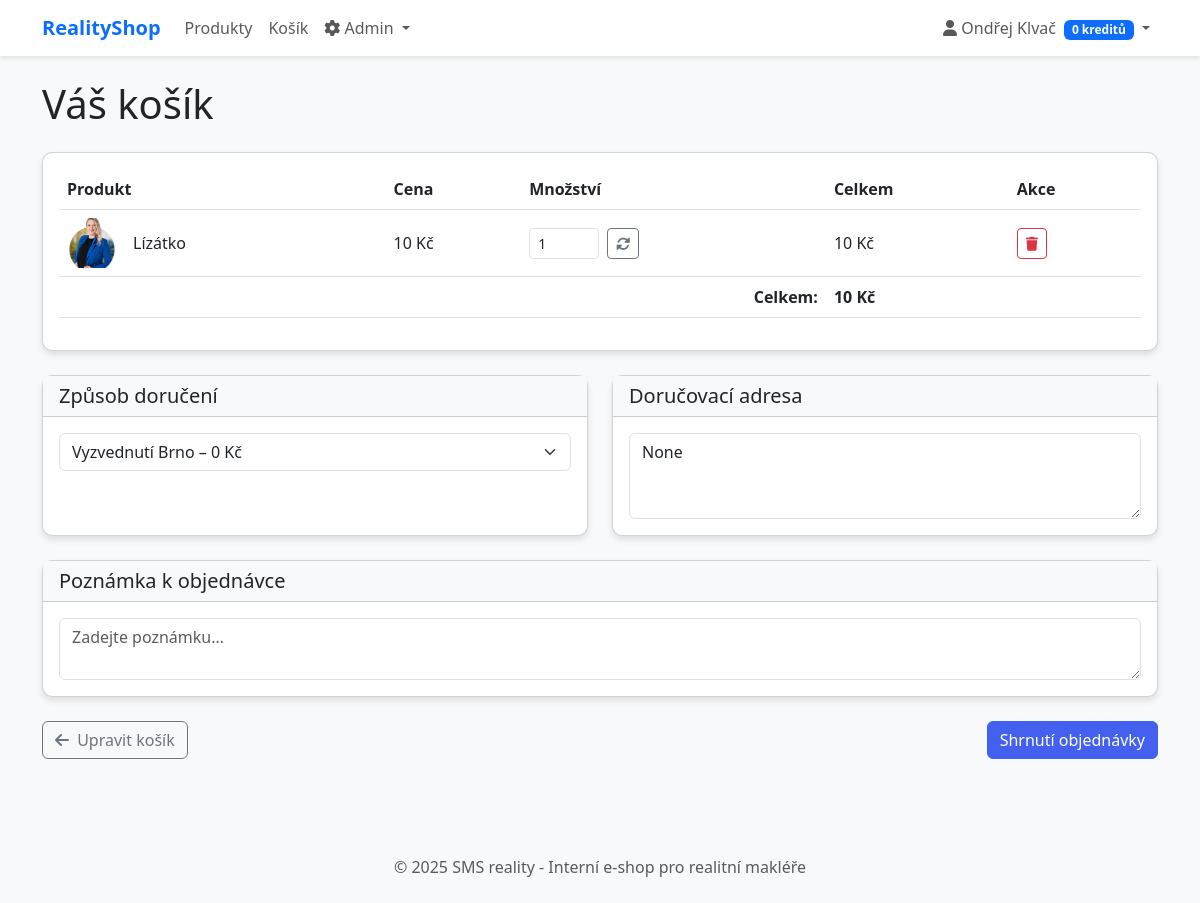
/cart (signed in), run on the app's committed database.
### models.py (models this page shows, shortened)
class User(db.Model, UserMixin):
    id              = db.Column(db.Integer, primary_key=True)
    first_name      = db.Column(db.String(100), nullable=False)
    last_name       = db.Column(db.String(100), nullable=False)
    email           = db.Column(db.String(100), unique=True, nullable=False)
    address         = db.Column(db.Text, nullable=True)
    password        = db.Column(db.String(200), nullable=True)
    credits         = db.Column(db.Integer, default=0)
    is_admin        = db.Column(db.Boolean, default=False)
    is_password_set = db.Column(db.Boolean, default=False)
    orders          = db.relationship('Order', backref='user', lazy=True)
    carts           = db.relationship('Cart', backref='user', lazy=True)

class CartItem(db.Model):
    __tablename__ = 'cart_item'
    id         = db.Column(db.Integer, primary_key=True)
    cart_id    = db.Column(db.Integer, db.ForeignKey('cart.id'), nullable=False)
    product_id = db.Column(db.Integer, db.ForeignKey('product.id'), nullable=False)
    product    = db.relationship(
        'Product',
        backref=db.backref('cart_items', lazy=True),
        lazy=True
    )
    quantity   = db.Column(db.Integer, nullable=False)

class Product(db.Model):
    id = db.Column(db.Integer, primary_key=True)
    name = db.Column(db.String(100), nullable=False)
    description = db.Column(db.Text, nullable=False)
    price = db.Column(db.Integer, nullable=False)
    image_filename = db.Column(db.String(200), nullable=True)
    is_active = db.Column(db.Boolean, default=True)
    @property
    def image_url(self):
        if self.image_filename:
            return url_for('static', filename='uploads/' + self.image_filename)
        return url_for('static', filename='img/no-image.png')  # Fallback obrázek

### app.py (the view)
@app.route('/cart')
@login_required
def cart():
    cart = Cart.query.filter_by(user_id=current_user.id).first()
    if not cart:
        cart = Cart(user_id=current_user.id)
        db.session.add(cart)
        db.session.commit()
    cart_items = cart.items
    total_price = sum(item.product.price * item.quantity for item in cart_items)
    shipping_methods = Shipping.query.all()
    selected_shipping_method = session.get(
        'shipping_method',
        shipping_methods[0].id if shipping_methods else None
    )
    shipping_address = session.get('shipping_address', current_user.address)
    note             = session.get('note', '')
    return render_template(
        'cart.html',
        cart_items               = cart_items,
        total_price              = total_price,
        shipping_methods         = shipping_methods,
        selected_shipping_method = selected_shipping_method,
        shipping_address         = shipping_address,
        note                     = note
    )

### app.py (called while the page is built)
@login_manager.user_loader
def load_user(user_id):
    return User.query.get(int(user_id))

### templates/cart.html (shortened to what this page needs)
{% extends "base.html" %}
{% block content %}
<h1 class="mb-4">Váš košík</h1>
{% if cart_items and cart_items|length > 0 %}
  <div class="card mb-4">
    <div class="card-body">
      <div class="table-responsive">
        <table class="table table-hover align-middle">
          <thead>
            <tr>
              <th>Produkt</th>
              <th>Cena</th>
              <th>Množství</th>
              <th>Celkem</th>
              <th>Akce</th>
            </tr>
          </thead>
          <tbody>
            {% for item in cart_items %}
              <tr>
                <td>
                  <div class="d-flex align-items-center">
                    <img src="{{ item.product.image_url }}"
                         alt="{{ item.product.name }}"
                         class="me-3 rounded"
                         style="width:50px; height:50px; object-fit:cover;">
                    {{ item.product.name }}
                  </div>
                </td>
                <td>{{ item.product.price }} Kč</td>
                <td>
                  <form method="POST" action="{{ url_for('update_cart') }}" class="d-flex align-items-center">
                    <input type="number"
                           name="quantity_{{ item.id }}"
                           value="{{ item.quantity }}"
                           min="1"
                           max="{{ item.product.stock }}"
                           class="form-control form-control-sm"
                           style="width:70px;">
                    <button class="btn btn-sm btn-outline-secondary ms-2">
                      <i class="fas fa-sync-alt"></i>
                    </button>
                  </form>
                </td>
                <td>{{ item.product.price * item.quantity }} Kč</td>
                <td>
                  <form method="POST" action="{{ url_for('remove_from_cart', item_id=item.id) }}"
                        onsubmit="return confirm('Opravdu odstranit?');">
                    <button class="btn btn-sm btn-outline-danger">
                      <i class="fas fa-trash"></i>
                    </button>
                  </form>
                </td>
              </tr>
            {% endfor %}
          </tbody>
          <tfoot>
            <tr>
              <td colspan="3" class="text-end fw-bold">Celkem:</td>
              <td class="fw-bold">{{ total_price }} Kč</td>
              <td></td>
            </tr>
          </tfoot>
        </table>
      </div>
    </div>
  </div>
  <form method="POST" action="{{ url_for('checkout') }}">
    <div class="row gy-4 mb-4">
      <div class="col-md-6">
        <div class="card h-100">
          <div class="card-header bg-light">
            <h5 class="mb-0">Způsob doručení</h5>
          </div>
          <div class="card-body">
            <select name="shipping_method" class="form-select">
              {% for m in shipping_methods %}
                <option value="{{ m.id }}"
                  {% if m.id == selected_shipping_method %}selected{% endif %}>
                  {{ m.name }} – {{ m.price }} Kč
                </option>
              {% endfor %}
            </select>
          </div>
        </div>
      </div>
      <div class="col-md-6">
        <div class="card h-100">
          <div class="card-header bg-light">
            <h5 class="mb-0">Doručovací adresa</h5>
          </div>
          <div class="card-body">
            <textarea name="shipping_address"
                      class="form-control"
                      rows="3"
                      required>{{ shipping_address }}</textarea>
          </div>
        </div>
      </div>
      <div class="col-12">
        <div class="card">
          <div class="card-header bg-light">
            <h5 class="mb-0">Poznámka k objednávce</h5>
          </div>
          <div class="card-body">
            <textarea name="note"
                      class="form-control"
                      rows="2"
                      placeholder="Zadejte poznámku…">{{ note }}</textarea>
          </div>
        </div>
      </div>
    </div>
    <div class="d-flex justify-content-between">
      <a href="{{ url_for('cart') }}" class="btn btn-outline-secondary">
        <i class="fas fa-arrow-left me-1"></i> Upravit košík
      </a>
      <button type="submit" class="btn btn-primary">
        Shrnutí objednávky
      </button>
    </div>
  </form>
{% else %}
  <div class="alert alert-info">
    Váš košík je prázdný. <a href="{{ url_for('index') }}">Přejít na produkty</a>
  </div>
{% endif %}
{% endblock %}

### templates/base.html (shortened to what this page needs)
<!DOCTYPE html>
<html lang="cs">
<head>
    <link href="https://cdn.jsdelivr.net/npm/bootstrap@5.3.0-alpha1/dist/css/bootstrap.min.css" rel="stylesheet">
    <link rel="stylesheet" href="https://cdnjs.cloudflare.com/ajax/libs/font-awesome/6.0.0/css/all.min.css">
</head>
<body>
    <nav class="navbar navbar-expand-lg navbar-light bg-white">
        <div class="container">
            <a class="navbar-brand fw-bold text-primary" href="{{ url_for('index') }}">RealityShop</a>
            <div class="collapse navbar-collapse" id="navbarNav">
                <ul class="navbar-nav me-auto">
                    <li class="nav-item">
                        <a class="nav-link" href="{{ url_for('index') }}">Produkty</a>
                    </li>
                    {% if current_user.is_authenticated %}
                        <li class="nav-item">
                            <a class="nav-link" href="{{ url_for('cart') }}">Košík</a>
                        </li>
                        {% if current_user.is_admin %}
                            <li class="nav-item dropdown">
                                <a class="nav-link dropdown-toggle" href="#" id="adminDropdown" role="button" data-bs-toggle="dropdown">
                                    <i class="fas fa-cog"></i> Admin
                                </a>
                            </li>
                        {% endif %}
                    {% endif %}
                </ul>
                <ul class="navbar-nav">
                    {% if current_user.is_authenticated %}
                        <li class="nav-item dropdown">
                            <a class="nav-link dropdown-toggle" href="#" id="userDropdown" role="button" data-bs-toggle="dropdown">
                                <i class="fas fa-user"></i> {{ current_user.first_name }} {{ current_user.last_name }}
                                <span class="badge bg-primary ms-1">{{ current_user.credits }} kreditů</span>
                             </a>
                        </li>
                    {% else %}
                        <li class="nav-item">
                            <a class="nav-link" href="{{ url_for('login') }}">Přihlásit se</a>
                        </li>
                    {% endif %}
                </ul>
            </div>
        </div>
    </nav>
    <div class="container py-4">
        {% block content %}{% endblock %}
    </div>
    <footer class="bg-light py-4 mt-5">
        <div class="container text-center">
            <p class="mb-0 text-muted">&copy; 2025 SMS reality - Interní e-shop pro realitní makléře</p>
        </div>
    </footer>
</body>
</html>

### templates/base.html (style rules this page uses)
body { font-family: 'Segoe UI', Tahoma, Geneva, Verdana, sans-serif; background-color: #f8f9fa; }
.card { border-radius: 10px; box-shadow: 0 4px 6px rgba(0, 0, 0, 0.1); transition: transform 0.3s ease, box-shadow 0.3s ease; }
.navbar { box-shadow: 0 2px 4px rgba(0, 0, 0, 0.1); }
.btn-primary { background-color: #4361ee; border-color: #4361ee; }

### data on the page
User: first_name "Ondřej", last_name "Klvač", credits "0"
CartItem: product.image_url (picture), product.name "Lízátko", product.price "10", id "1", item.product.price*item.quantity "10"

### other printed values
{{ total_price }} "10"
form field shipping_method "Vyzvednutí Brno – 0 Kč"
